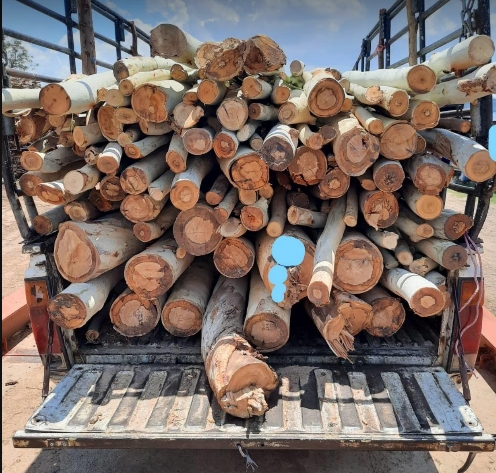
#> input picture dataset/1.jpg, 496 x 473 px
$ python main.py
#> lines starting #> are read from the running program, lines starting #| are printed output that depends on the picture; after the words box and inside, x2 and y2 are one past the last pixel; in counts of white or black regions, pixels touching at a corner belong together
#> in Resize, img is the input picture: shape (473, 496, 3); mean B, G, R 101.1, 107.5, 122.7
#> in Resize, `img = cv.resize(img, dim, interpolation=cv.INTER_AREA)`:
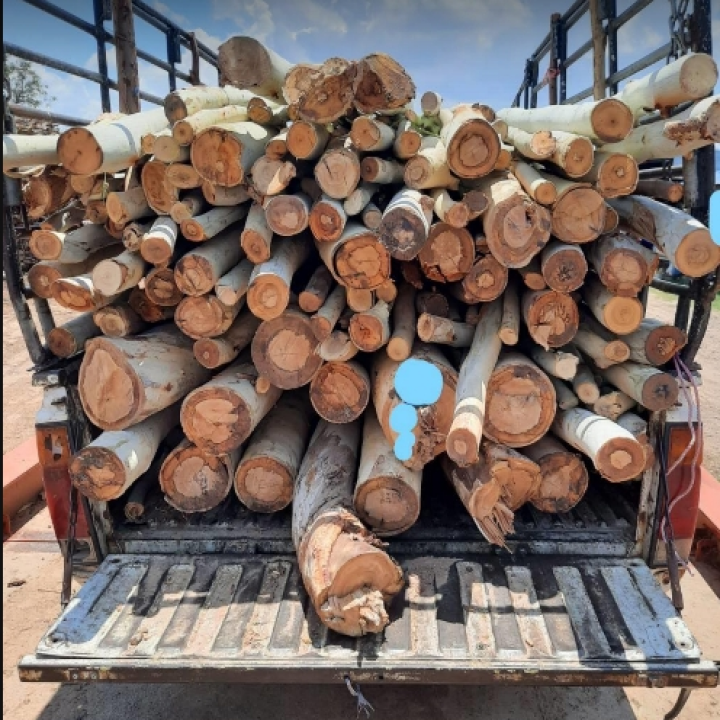
#> img: shape (720, 720, 3); mean B, G, R 101, 107.4, 122.6
### detection/find_contors.py
import cv2


# [10 lines left out: function Find_contours, not called in this run]


def HSV_method(roi):
    # reduce noise
    hsv = cv2.cvtColor(roi, cv2.COLOR_RGB2HSV)
#> hsv: shape (720, 720, 3); mean H, S, V 88.6, 75.5, 130.1
    hsv = cv2.GaussianBlur(hsv, (5, 5), 0)
#> hsv: shape (720, 720, 3); mean H, S, V 88.6, 75.5, 130.1
    _, bw = cv2.threshold(hsv[:, :, 2], 0, 255, cv2.THRESH_BINARY | cv2.THRESH_OTSU)
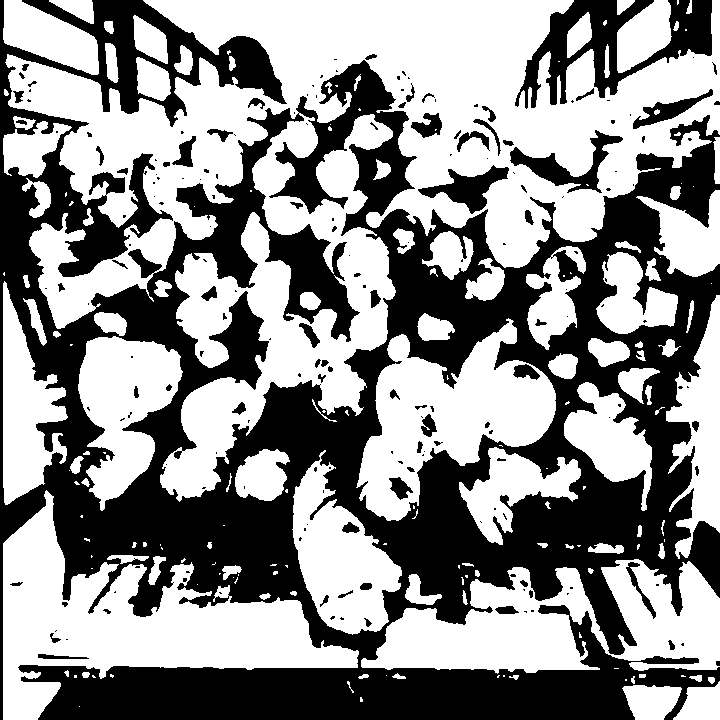
#> bw: shape (720, 720); 55.6% white; 190 black regions (118 under 20 px), largest, box (x1, y1, x2, y2) and area: (0, 0, 720, 720) 211302, (515, 0, 712, 109) 8051, (510, 130, 623, 193) 1989

    kernel = cv2.getStructuringElement(cv2.MORPH_ELLIPSE, (3, 3))
    morph = cv2.morphologyEx(bw, cv2.MORPH_CLOSE, kernel)
#> morph: shape (720, 720); 55.9% white; 127 black regions (58 under 20 px), largest, box (x1, y1, x2, y2) and area: (0, 0, 720, 720) 209414, (520, 0, 712, 109) 7979, (510, 130, 623, 193) 1976
    dist = cv2.distanceTransform(morph, cv2.DIST_L2, cv2.DIST_MASK_PRECISE)
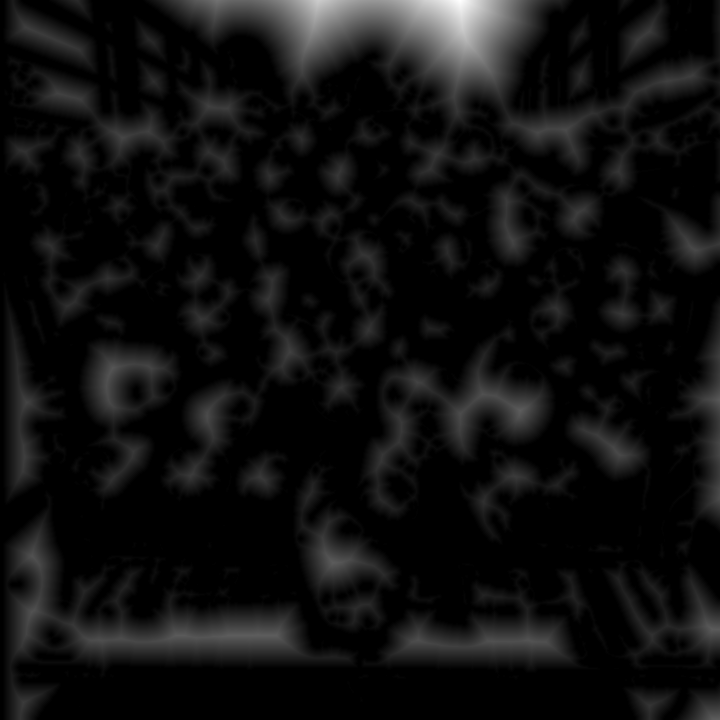
#> dist: shape (720, 720) float32; min 0, max 90.61, mean 5.6; drawn with min black and max white

    borderSize = 40
    distborder = cv2.copyMakeBorder(
        dist,
        borderSize,
        borderSize,
        borderSize,
        borderSize,
        cv2.BORDER_CONSTANT | cv2.BORDER_ISOLATED,
        0,
    )
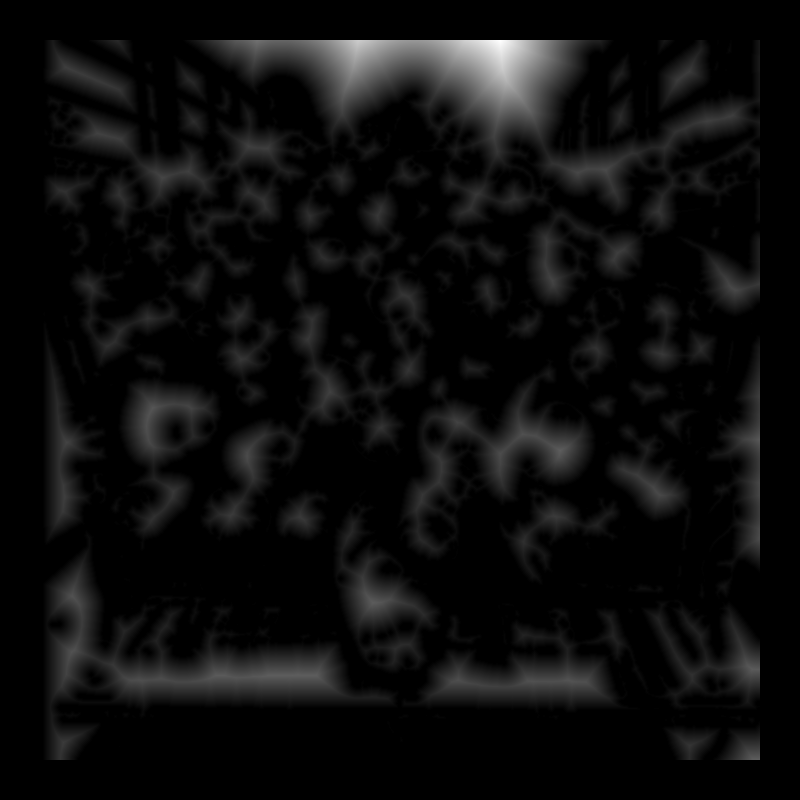
#> distborder: shape (800, 800) float32; min 0, max 90.61, mean 4.6; drawn with min black and max white
    gap = 20
    kernel2 = cv2.getStructuringElement(
        cv2.MORPH_ELLIPSE, (2 * (borderSize - gap) + 1, 2 * (borderSize - gap) + 1)
    )
    kernel2 = cv2.copyMakeBorder(
        kernel2, gap, gap, gap, gap, cv2.BORDER_CONSTANT | cv2.BORDER_ISOLATED, 0
    )
    distTempl = cv2.distanceTransform(kernel2, cv2.DIST_L2, cv2.DIST_MASK_PRECISE)
    nxcor = cv2.matchTemplate(distborder, distTempl, cv2.TM_CCOEFF_NORMED)
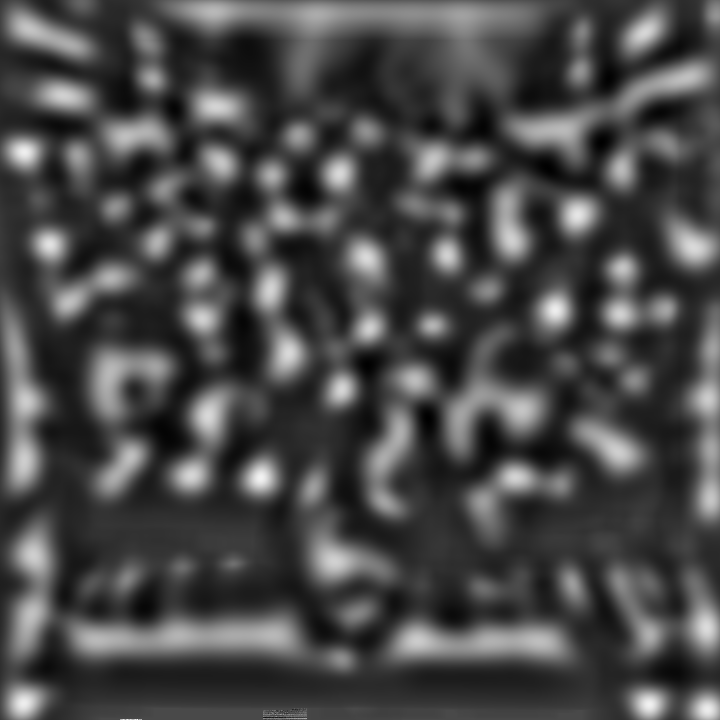
#> nxcor: shape (720, 720) float32; min -0.39, max 0.961, mean -0.00257; drawn with min black and max white
    _, mx, _, _ = cv2.minMaxLoc(nxcor)
#> mx = 0.961
    _, peaks = cv2.threshold(nxcor, mx * 0.25, 255, cv2.THRESH_BINARY)
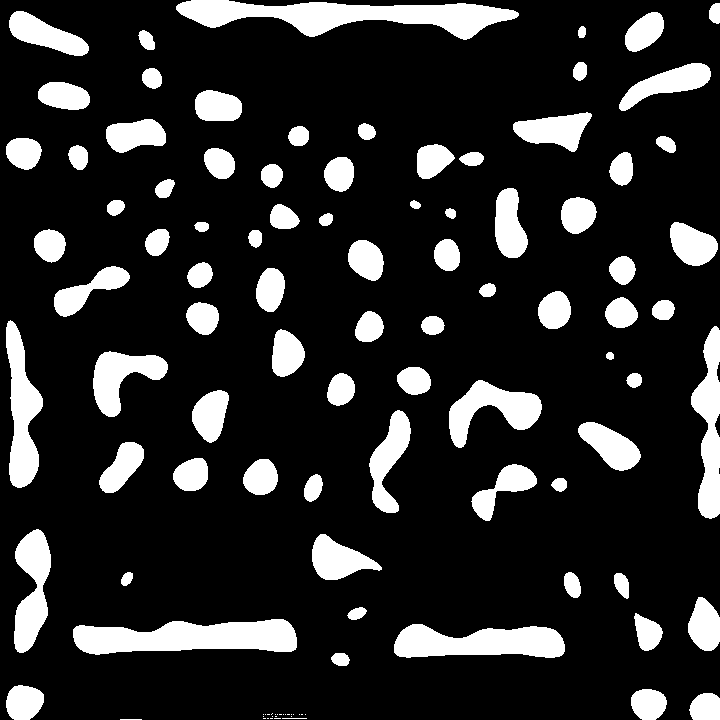
#> peaks: shape (720, 720) float32; 16.8% white; 107 white regions (23 under 20 px), largest, box (x1, y1, x2, y2) and area: (176, 0, 519, 40) 6954, (73, 619, 297, 655) 5775, (394, 624, 565, 658) 4309
    peaks8u = cv2.convertScaleAbs(peaks)
#> peaks8u: shape (720, 720); 16.8% white; 107 white regions (23 under 20 px)
    # cv2.imshow('test', peaks)
    contours, _ = cv2.findContours(peaks8u, cv2.RETR_CCOMP, cv2.CHAIN_APPROX_SIMPLE)
#> contours = 107 contours, 25 with area under 20; largest, box (x1, y1, x2, y2) and area: (176, 0, 519, 40) 6608, (73, 619, 297, 655) 5536, (394, 624, 565, 658) 4124, (6, 320, 43, 488) 3280, (691, 326, 720, 519) 3109
    cv2.imshow("processing", peaks8u)
    return contours


def draw(frame, cnts):
    total = 0
#> total = 0
    for cnt in cnts:  # each of contours
        area = cv2.contourArea(cnt)
        if area <= 20:
            continue
        total += 1
        print("Area : ", area)
        ellipse = cv2.fitEllipse(cnt)  # (x,y),(a,b),angle
        cv2.ellipse(frame, ellipse, (255, 100, 2), 2)
#> this loop made 107 passes
#> (area, ellipse) on passes 26 to 37: (676, ((706.4, 708.8), (31.82, 33.92), 67.92)), (847.5, ((648.2, 703.6), (31.09, 35.22), 97.63)), (1007, ((23.49, 702.3), (34.35, 37.77), 60.43)), (172, ((340, 658.7), (12.99, 18.2), 107.2)), (4124.5, ((479.1, 642.6), (33.66, 202), 90.15)), (5535.5, ((196.4, 637.9), (31.99, 285.1), 88.69)), (665, ((646.8, 632.4), (25.91, 37.7), 152.6)), (153, ((356.6, 613.1), (10.39, 19.13), 69.55)), (1222.5, ((704.5, 625.5), (30.69, 53.04), 175.6)), (253, ((622.1, 584.7), (13.38, 27.71), 155.2)), (305, ((571.9, 584.6), (14.92, 26.48), 161.2)), (105.5, ((126.5, 578.5), (9.22, 15.13), 33.59))
#| Area :  676.0
#| Area :  847.5
#| Area :  1007.0
#| Area :  172.0
#| Area :  4124.5
#| Area :  5535.5
#| Area :  665.0
#| Area :  153.0
#> (further printed lines are left out)
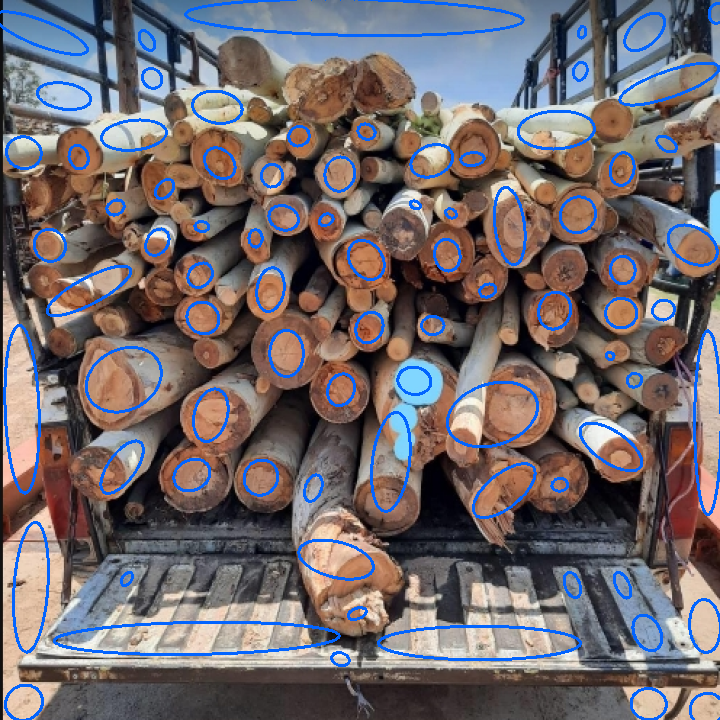
#> frame: shape (720, 720, 3); mean B, G, R 107.9, 104.7, 112.9
#> after the loop, total = 82
        # current.append([x, y, a, b])
        # print(f'current : {current}')
    print("All: ", total)
#| All:  82
    return frame


# [19 lines left out: function drawff, not called in this run]

### main.py
import cv2 as cv
import numpy as np
from detection.find_contors import HSV_method, draw, Find_contours, drawff


def Resize(path, dim):
    img = cv.imread(path)
    img = cv.resize(img, dim, interpolation=cv.INTER_AREA)
    return img


def Show_Frame(label: str, frame):
#> called with label = 'contours'
    cv.imshow(label, frame)
    if cv.waitKey(0) & 0xFF == ord("q"):
#> (key q is pressed here)
        cv.destroyAllWindows()


def Hog_circle(frame):
    gray = cv.cvtColor(frame, cv.COLOR_RGB2GRAY)
    blur = cv.GaussianBlur(gray, (7, 7), 0)
    circles = cv.HoughCircles(blur, cv.HOUGH_GRADIENT, 1.4, 100)
    output = frame.copy()
    if circles is not None:
        circles = np.round(circles[0, :]).astype("int")
        for (x, y, r) in circles:
            cv.circle(output, (x, y), r, (255, 0, 0), 2)
    return output


if __name__ == "__main__":
    path = "./dataset/1.jpg"
    # path = r"dataset\1655358724571.jpeg"
    dim = (720, 720)  # (width,height)
    frame = Resize(path, dim)
    # contours = Hog_circle(frame)
    # contours = drawff(frame, (Find_contours(frame)))
    # contours = draw(frame, Find_contours(frame))
    contours = draw(frame, HSV_method(frame))
    # Show_Frame('image', frame)
    Show_Frame("contours", contours)

$ run again, with dataset/2.jpg copied over dataset/1.jpg
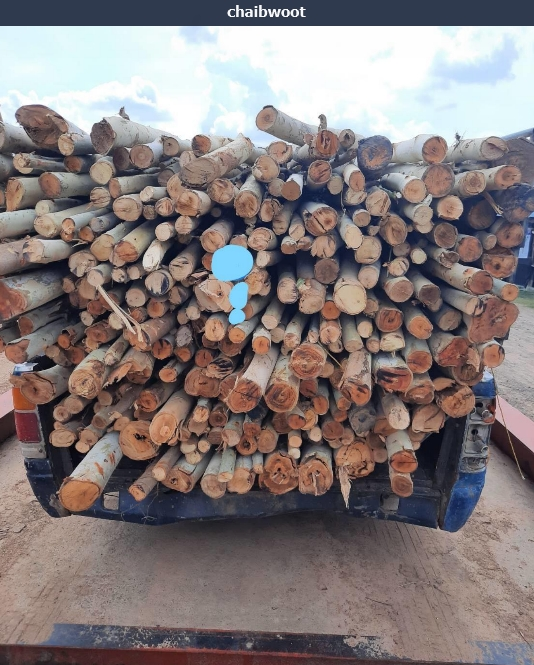
#> input picture dataset/2.jpg, 534 x 665 px
#> in Resize, img is the input picture: shape (665, 534, 3); mean B, G, R 122.5, 122.5, 132.6
#> img: shape (720, 720, 3)
#> in HSV_method, `_, bw = cv2.threshold(hsv[:, :, 2], 0, 255, cv2.THRESH_BINARY | cv2.TH..`:
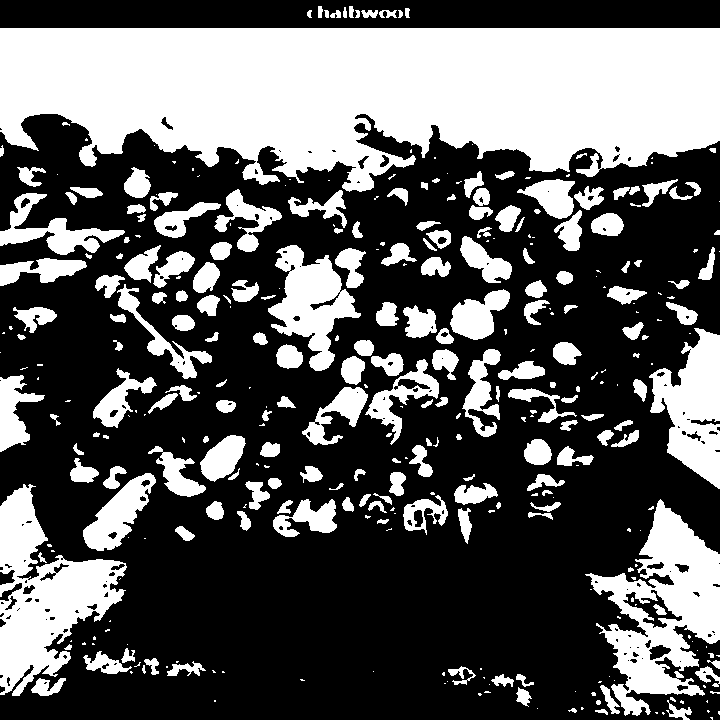
#> bw: shape (720, 720); 36.3% white; 354 white regions (153 under 20 px), largest, box (x1, y1, x2, y2) and area: (0, 28, 720, 192) 89774, (585, 499, 720, 716) 12998, (0, 484, 127, 696) 12211
#> morph: shape (720, 720); 36.6% white; 313 white regions (140 under 20 px), largest, box (x1, y1, x2, y2) and area: (0, 28, 720, 192) 89879, (585, 499, 720, 716) 13466, (0, 484, 127, 696) 12489
#> mx = 0.905
#> peaks: shape (720, 720) float32; 10.8% white; 357 white regions (291 under 20 px), largest, box (x1, y1, x2, y2) and area: (1, 52, 716, 140) 20438, (653, 519, 717, 579) 1609, (684, 346, 720, 409) 1561
#> peaks8u: shape (720, 720); 10.8% white; 357 white regions (291 under 20 px)
#> contours = 361 contours, 296 with area under 20; largest, box (x1, y1, x2, y2) and area: (1, 52, 716, 140) 19664, (653, 519, 717, 579) 1523, (684, 346, 720, 409) 1484, (0, 614, 41, 668) 1432, (0, 505, 31, 560) 1282
#> in draw, `total = 0`: total = 0
#> the loop in draw, `for cnt in cnts:` made 361 passes
#> (area, ellipse) on passes 1 to 3: (642.5, ((518.1, 690), (21.44, 42.6), 129.4)), (377.5, ((455.8, 674.1), (21.18, 22.95), 105.9)), (833, ((646, 677.5), (28.44, 40.72), 113.7))
#> (printed output is left out)
#> after the loop in draw, `for cnt in cnts:`:
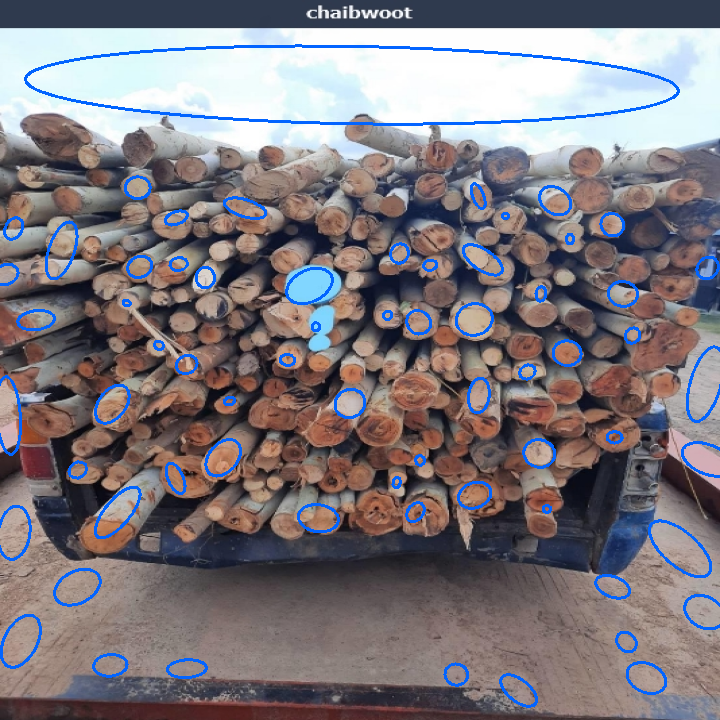
#> frame: shape (720, 720, 3); mean B, G, R 125.9, 120.1, 126.2
#> after the loop in draw, `for cnt in cnts:`: total = 65
#| All:  65

$ run again, with dataset/3.jpg copied over dataset/1.jpg
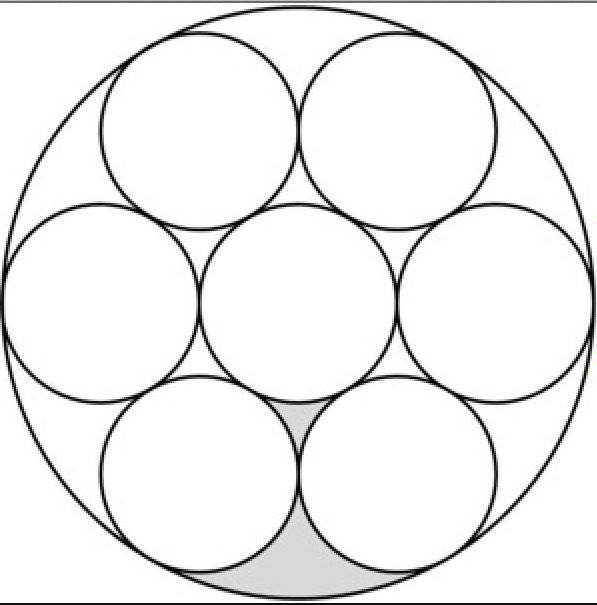
#> input picture dataset/3.jpg, 597 x 605 px
#> in Resize, img is the input picture: shape (605, 597, 3); mean B, G, R 238.5, 238.5, 238.5
#> img: shape (720, 720, 3)
#> bw: shape (720, 720); 91.8% white; 3 black regions, box (x1, y1, x2, y2) and area: (0, 6, 720, 715) 38080, (0, 0, 720, 3) 2160, (0, 717, 720, 720) 2160
#> morph: shape (720, 720); 91.8% white; 3 black regions, box (x1, y1, x2, y2) and area: (0, 6, 720, 715) 38072, (0, 0, 720, 3) 2160, (0, 717, 720, 720) 2160
#> mx = 0.712
#> in HSV_method, `_, peaks = cv2.threshold(nxcor, mx * 0.25, 255, cv2.THRESH_BINARY)`:
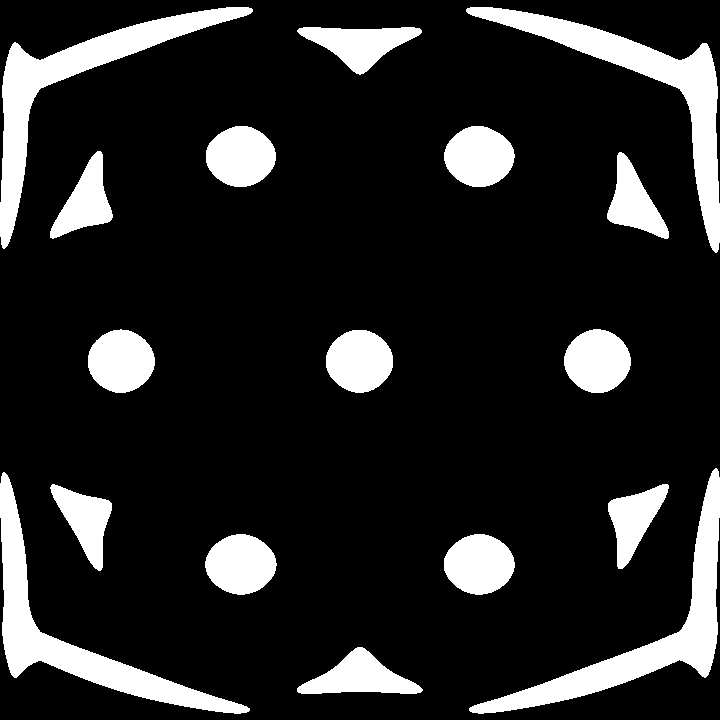
#> peaks: shape (720, 720) float32; 15.1% white; 17 white regions, largest, box (x1, y1, x2, y2) and area: (466, 7, 720, 253) 9908, (0, 7, 253, 249) 9806, (469, 468, 720, 714) 9790
#> peaks8u: shape (720, 720); 15.1% white; 17 white regions
#> contours = 17 contours; largest, box (x1, y1, x2, y2) and area: (466, 7, 720, 253) 9492, (0, 7, 253, 249) 9395, (469, 468, 720, 714) 9378, (0, 472, 250, 714) 9289, (205, 534, 277, 595) 3216
#> in draw, `total = 0`: total = 0
#> the loop in draw, `for cnt in cnts:` made 17 passes
#> (area, ellipse) on passes 1 to 8: (2898, ((358.7, 693.1), (79.96, 106.6), 87.41)), (3210, ((478.7, 564), (58.92, 69.36), 89.83)), (3216, ((240.4, 564), (58.8, 69.75), 90.36)), (2404, ((631.4, 520.7), (43.3, 94.14), 30.99)), (2445.5, ((88.64, 523.4), (43.4, 102.9), 148.3)), (9289, ((10.03, 686.5), (161, 220.8), 136.5)), (9378, ((709.1, 686.3), (161.2, 219.6), 43.41)), (3183, ((359, 360.7), (61.51, 66.03), 90.64))
#> (printed output is left out)
#> after the loop in draw, `for cnt in cnts:`:
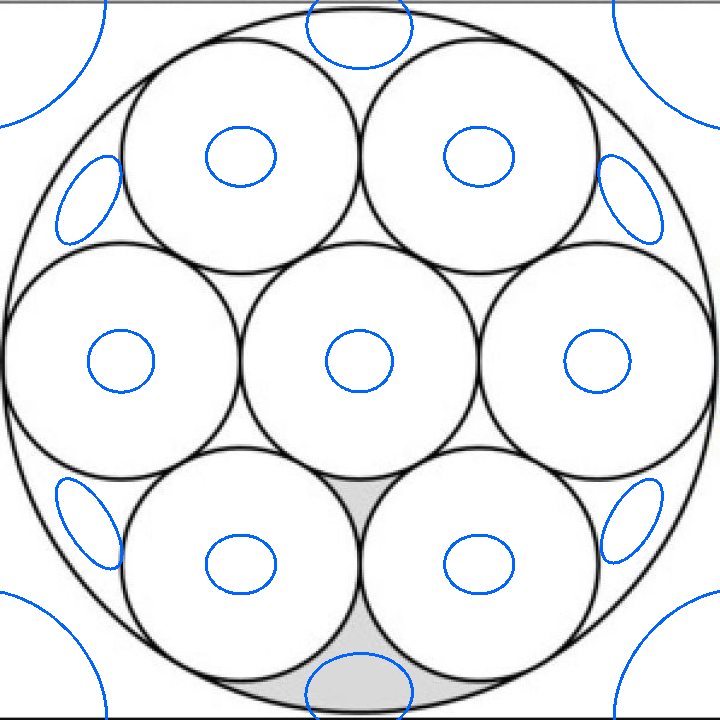
#> frame: shape (720, 720, 3); mean B, G, R 238.6, 235.5, 233.6
#> after the loop in draw, `for cnt in cnts:`: total = 17
#| All:  17
